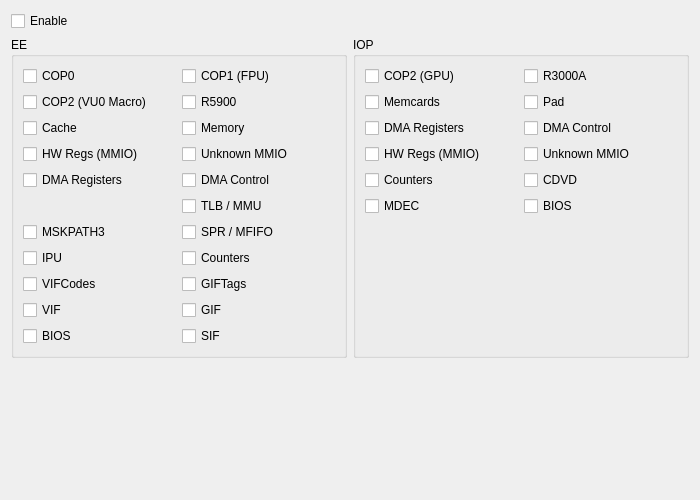
<?xml version="1.0" encoding="UTF-8"?>
<ui version="4.0">
 <class>DebugLoggingSettingsTab</class>
 <widget class="QWidget" name="DebugLoggingSettingsTab">
  <property name="geometry">
   <rect>
    <x>0</x>
    <y>0</y>
    <width>700</width>
    <height>500</height>
   </rect>
  </property>
  <property name="windowTitle">
   <string/>
  </property>
  <layout class="QVBoxLayout" name="verticalLayout">
   <item>
    <widget class="QCheckBox" name="chkEnable">
     <property name="text">
      <string>Enable</string>
     </property>
    </widget>
   </item>
   <item>
    <layout class="QHBoxLayout" name="traceLogHorizontalLayout">
     <item>
      <widget class="QGroupBox" name="grpEELogging">
       <property name="title">
        <string>EE</string>
       </property>
       <layout class="QVBoxLayout" name="verticalLayout_3">
        <item>
         <layout class="QGridLayout" name="grpEELoggingGrid">
          <item row="4" column="1">
           <widget class="QCheckBox" name="chkEEDMACTRL">
            <property name="text">
             <string>DMA Control</string>
            </property>
           </widget>
          </item>
          <item row="5" column="1">
           <widget class="QCheckBox" name="chkEETLBMMU">
            <property name="text">
             <string>TLB / MMU</string>
            </property>
           </widget>
          </item>
          <item row="6" column="1">
           <widget class="QCheckBox" name="chkEEMFIFO">
            <property name="text">
             <string>SPR / MFIFO</string>
            </property>
           </widget>
          </item>
          <item row="9" column="0">
           <widget class="QCheckBox" name="chkEEVIF">
            <property name="text">
             <string>VIF</string>
            </property>
           </widget>
          </item>
          <item row="0" column="1">
           <widget class="QCheckBox" name="chkEECOP1">
            <property name="text">
             <string>COP1 (FPU)</string>
            </property>
           </widget>
          </item>
          <item row="6" column="0">
           <widget class="QCheckBox" name="chkEEMSKPATH3">
            <property name="text">
             <string>MSKPATH3</string>
            </property>
           </widget>
          </item>
          <item row="2" column="0">
           <widget class="QCheckBox" name="chkEECache">
            <property name="text">
             <string>Cache</string>
            </property>
           </widget>
          </item>
          <item row="9" column="1">
           <widget class="QCheckBox" name="chkEEGIF">
            <property name="text">
             <string>GIF</string>
            </property>
           </widget>
          </item>
          <item row="1" column="1">
           <widget class="QCheckBox" name="chkEER5900">
            <property name="text">
             <string>R5900</string>
            </property>
           </widget>
          </item>
          <item row="0" column="0">
           <widget class="QCheckBox" name="chkEECOP0">
            <property name="text">
             <string>COP0</string>
            </property>
           </widget>
          </item>
          <item row="3" column="0">
           <widget class="QCheckBox" name="chkEEMMIO">
            <property name="text">
             <string>HW Regs (MMIO)</string>
            </property>
           </widget>
          </item>
          <item row="7" column="1">
           <widget class="QCheckBox" name="chkEECounters">
            <property name="text">
             <string>Counters</string>
            </property>
           </widget>
          </item>
          <item row="10" column="1">
           <widget class="QCheckBox" name="chkEESIF">
            <property name="text">
             <string>SIF</string>
            </property>
           </widget>
          </item>
          <item row="1" column="0">
           <widget class="QCheckBox" name="chkEECOP2">
            <property name="text">
             <string>COP2 (VU0 Macro)</string>
            </property>
           </widget>
          </item>
          <item row="8" column="0">
           <widget class="QCheckBox" name="chkEEVIFCodes">
            <property name="text">
             <string>VIFCodes</string>
            </property>
           </widget>
          </item>
          <item row="2" column="1">
           <widget class="QCheckBox" name="chkEEMemory">
            <property name="text">
             <string>Memory</string>
            </property>
           </widget>
          </item>
          <item row="3" column="1">
           <widget class="QCheckBox" name="chkEEUNKNWNMMIO">
            <property name="text">
             <string>Unknown MMIO</string>
            </property>
           </widget>
          </item>
          <item row="7" column="0">
           <widget class="QCheckBox" name="chkEEIPU">
            <property name="text">
             <string>IPU</string>
            </property>
           </widget>
          </item>
          <item row="10" column="0">
           <widget class="QCheckBox" name="chkEEBIOS">
            <property name="text">
             <string>BIOS</string>
            </property>
           </widget>
          </item>
          <item row="4" column="0">
           <widget class="QCheckBox" name="chkEEDMARegs">
            <property name="text">
             <string>DMA Registers</string>
            </property>
           </widget>
          </item>
          <item row="8" column="1">
           <widget class="QCheckBox" name="chkEEGIFTags">
            <property name="text">
             <string>GIFTags</string>
            </property>
           </widget>
          </item>
         </layout>
        </item>
        <item>
         <spacer name="eeLoggingSpacer">
          <property name="orientation">
           <enum>Qt::Orientation::Vertical</enum>
          </property>
          <property name="sizeHint" stdset="0">
           <size>
            <width>20</width>
            <height>0</height>
           </size>
          </property>
         </spacer>
        </item>
       </layout>
      </widget>
     </item>
     <item>
      <widget class="QGroupBox" name="grpIOPLogging">
       <property name="title">
        <string>IOP</string>
       </property>
       <layout class="QVBoxLayout" name="verticalLayout_7">
        <item>
         <layout class="QGridLayout" name="grpIOPLoggingGrid">
          <item row="4" column="0">
           <widget class="QCheckBox" name="chkIOPCounters">
            <property name="text">
             <string>Counters</string>
            </property>
           </widget>
          </item>
          <item row="3" column="1">
           <widget class="QCheckBox" name="chkIOPUNKNWNMMIO">
            <property name="text">
             <string>Unknown MMIO</string>
            </property>
           </widget>
          </item>
          <item row="3" column="0">
           <widget class="QCheckBox" name="chkIOPMMIO">
            <property name="text">
             <string>HW Regs (MMIO)</string>
            </property>
           </widget>
          </item>
          <item row="4" column="1">
           <widget class="QCheckBox" name="chkIOPCDVD">
            <property name="text">
             <string>CDVD</string>
            </property>
           </widget>
          </item>
          <item row="0" column="1">
           <widget class="QCheckBox" name="chkIOPR3000A">
            <property name="text">
             <string>R3000A</string>
            </property>
           </widget>
          </item>
          <item row="1" column="0">
           <widget class="QCheckBox" name="chkIOPMemcards">
            <property name="text">
             <string>Memcards</string>
            </property>
           </widget>
          </item>
          <item row="2" column="0">
           <widget class="QCheckBox" name="chkIOPDMARegs">
            <property name="text">
             <string>DMA Registers</string>
            </property>
           </widget>
          </item>
          <item row="1" column="1">
           <widget class="QCheckBox" name="chkIOPPad">
            <property name="text">
             <string>Pad</string>
            </property>
           </widget>
          </item>
          <item row="5" column="1">
           <widget class="QCheckBox" name="chkIOPBIOS">
            <property name="text">
             <string>BIOS</string>
            </property>
           </widget>
          </item>
          <item row="5" column="0">
           <widget class="QCheckBox" name="chkIOPMDEC">
            <property name="text">
             <string>MDEC</string>
            </property>
           </widget>
          </item>
          <item row="2" column="1">
           <widget class="QCheckBox" name="chkIOPDMACTRL">
            <property name="text">
             <string>DMA Control</string>
            </property>
           </widget>
          </item>
          <item row="0" column="0">
           <widget class="QCheckBox" name="chkIOPCOP2">
            <property name="text">
             <string>COP2 (GPU)</string>
            </property>
           </widget>
          </item>
         </layout>
        </item>
        <item>
         <spacer name="iopLoggingSpacer">
          <property name="orientation">
           <enum>Qt::Orientation::Vertical</enum>
          </property>
          <property name="sizeHint" stdset="0">
           <size>
            <width>20</width>
            <height>0</height>
           </size>
          </property>
         </spacer>
        </item>
       </layout>
      </widget>
     </item>
    </layout>
   </item>
   <item>
    <spacer name="verticalSpacer">
     <property name="orientation">
      <enum>Qt::Orientation::Vertical</enum>
     </property>
     <property name="sizeHint" stdset="0">
      <size>
       <width>20</width>
       <height>0</height>
      </size>
     </property>
    </spacer>
   </item>
  </layout>
 </widget>
 <tabstops>
  <tabstop>chkEnable</tabstop>
  <tabstop>chkEECOP0</tabstop>
  <tabstop>chkEECOP1</tabstop>
  <tabstop>chkEECOP2</tabstop>
  <tabstop>chkEER5900</tabstop>
  <tabstop>chkEECache</tabstop>
  <tabstop>chkEEMemory</tabstop>
  <tabstop>chkEEMMIO</tabstop>
  <tabstop>chkEEUNKNWNMMIO</tabstop>
  <tabstop>chkEEDMARegs</tabstop>
  <tabstop>chkEEDMACTRL</tabstop>
  <tabstop>chkEEMSKPATH3</tabstop>
  <tabstop>chkEEMFIFO</tabstop>
  <tabstop>chkEEIPU</tabstop>
  <tabstop>chkEECounters</tabstop>
  <tabstop>chkEEVIFCodes</tabstop>
  <tabstop>chkEEGIFTags</tabstop>
  <tabstop>chkEEVIF</tabstop>
  <tabstop>chkEEGIF</tabstop>
  <tabstop>chkEEBIOS</tabstop>
  <tabstop>chkEESIF</tabstop>
  <tabstop>chkIOPCOP2</tabstop>
  <tabstop>chkIOPR3000A</tabstop>
  <tabstop>chkIOPMemcards</tabstop>
  <tabstop>chkIOPPad</tabstop>
  <tabstop>chkIOPDMARegs</tabstop>
  <tabstop>chkIOPDMACTRL</tabstop>
  <tabstop>chkIOPMMIO</tabstop>
  <tabstop>chkIOPUNKNWNMMIO</tabstop>
  <tabstop>chkIOPCounters</tabstop>
  <tabstop>chkIOPCDVD</tabstop>
  <tabstop>chkIOPMDEC</tabstop>
  <tabstop>chkIOPBIOS</tabstop>
 </tabstops>
 <resources/>
 <connections/>
</ui>
